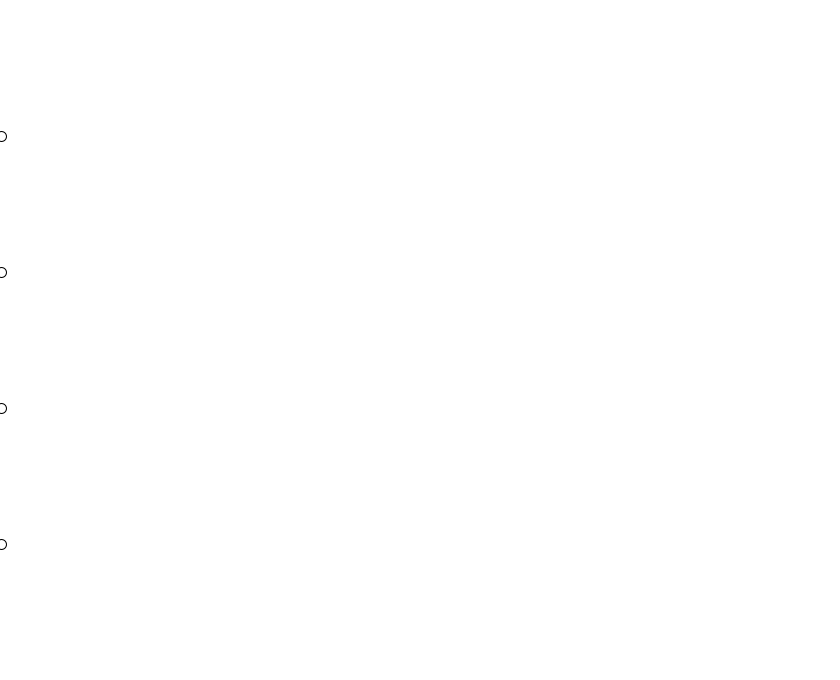
Frame 1 (no input)
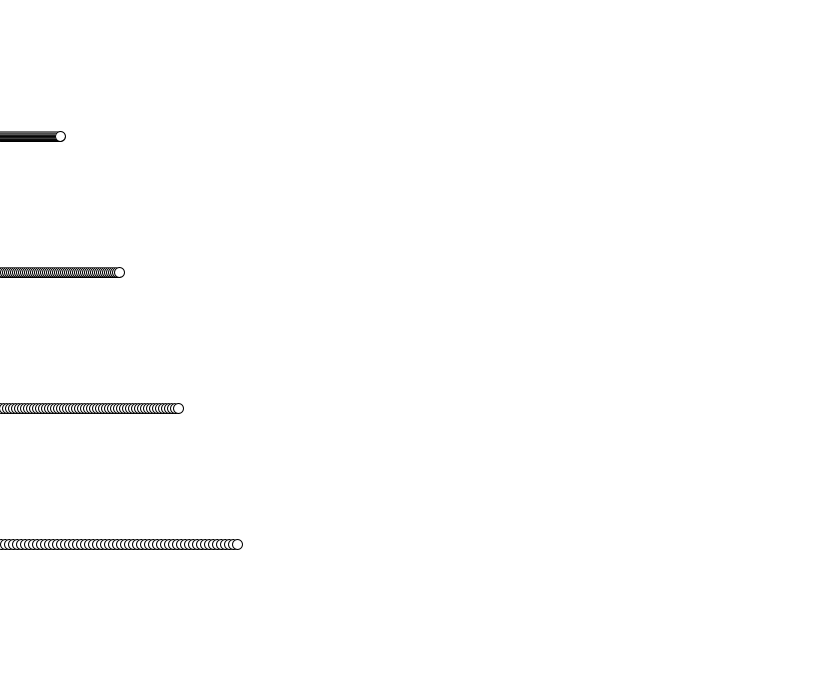
Frame 60 (the mouse pressed at the canvas centre just before this capture)
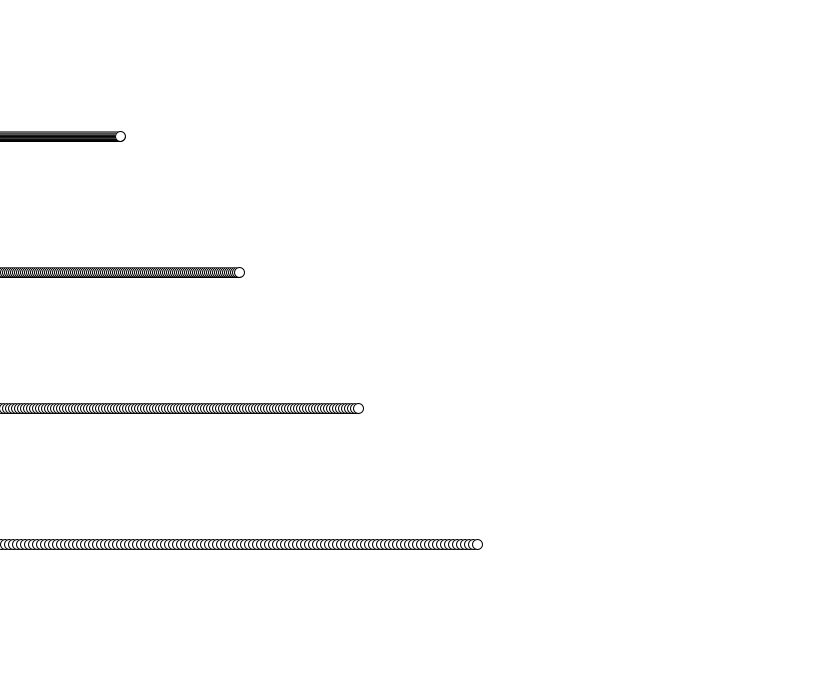
Frame 120 (the mouse held since frame 60 and released just before this capture)

The Processing sketch that drew these frames (run headless with seeded random() and noise(); from frame 60 on, the mouse is pressed at the canvas centre):

// Processing sketch: out
// ── out.pde
int WINDOW_HEIGHT = 680;
int WINDOW_WIDTH = 840;
int BALL_RADIUS = 10;
int WHITE_RGB = 255;

void settings() {
    size(WINDOW_WIDTH, WINDOW_HEIGHT);
}

class Ball{
    int radius, x, y, multiplier;
    Ball(int x, int y, int multiplier) {
        this.x = x;
        this.y = y;
        this.multiplier = multiplier;
        this.radius = BALL_RADIUS;
    }
    void show() {
        ellipse(this.x,this.y, this.radius, this.radius);
    }
    void update() {
        this.x += 1 * this.multiplier;
    }
}

Ball ball1 = new Ball(1, 1 * WINDOW_HEIGHT / 5, 1);
Ball ball2 = new Ball(1, 2 * WINDOW_HEIGHT / 5, 2);
Ball ball3 = new Ball(1, 3 * WINDOW_HEIGHT / 5, 3);
Ball ball4 = new Ball(1, 4 * WINDOW_HEIGHT / 5, 4);

void setup() {
    background(WHITE_RGB);
}

Ball[] balls = {ball1, ball2, ball3, ball4};


void draw() {
    // ellipse(x / 2, WINDOW_HEIGHT / 5, 10, 10);
    // ellipse(x, 2 * WINDOW_HEIGHT / 5, 10, 10);
    // ellipse(2 * x, 3 * WINDOW_HEIGHT / 5, 10, 10);
    // ellipse(4 * x, 4 * WINDOW_HEIGHT / 5, 10, 10);
    // x++;
    
    // ball1.show();
    // ball1.update();
    
    for (Ball ball : balls) {
        ball.show();
        ball.update();
    }
}
